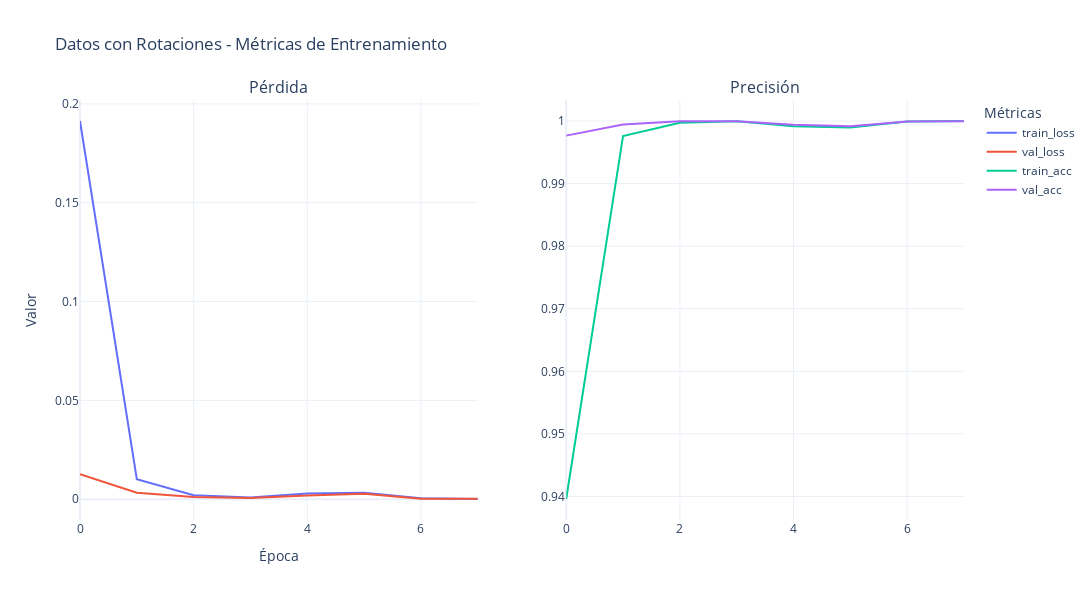

This figure's notebook cell:
### Markdown cell above
### c)

Genere una versión del **dataset train** como en b) y repita el entrenamiento y prueba del punto a) con los datasets modificados.

### Code cell
from scipy.ndimage import rotate
import numpy as np
from tensorflow.keras.models import Sequential
from tensorflow.keras.layers import Conv2D, MaxPooling2D, Flatten, Dense, Input, LeakyReLU
from tensorflow.keras import optimizers, callbacks
from plotly.subplots import make_subplots
import plotly.graph_objects as go
from sklearn.model_selection import train_test_split

def generar_datos_rotados(x_data, y_data, min_grados=-45, max_grados=45, num_rotaciones=5):
    """
    Genera nuevas imágenes rotadas aleatoriamente
    
    Args:
        x_data: imágenes originales
        y_data: etiquetas originales
        min_grados: mínimo grado de rotación
        max_grados: máximo grado de rotación
        num_rotaciones: cantidad de rotaciones por imagen
    
    Returns:
        x_augmented, y_augmented: datos aumentados con rotaciones
    """
    x_rotated = []
    y_rotated = []
    
    print(f"Generando {num_rotaciones} rotaciones por imagen...")
    
    for i, (img, label) in enumerate(zip(x_data, y_data)):
        # Agregar imagen original
        x_rotated.append(img)
        y_rotated.append(label)
        
        # Generar rotaciones aleatorias
        for _ in range(num_rotaciones):
            angulo = np.random.uniform(min_grados, max_grados)
            img_rotada = rotate(img, angulo, reshape=False, mode='reflect')
            x_rotated.append(img_rotada)
            y_rotated.append(label)
        
        if i % 100 == 0:
            print(f"\rProcesando imagen {i+1}/{len(x_data)}", end="")
    
    print(f"\nDatos aumentados: {len(x_rotated)} imágenes (original: {len(x_data)})")
    
    return np.array(x_rotated), np.array(y_rotated)

# 2. Generar datos rotados
print("\n=== GENERANDO DATOS ROTADOS ===")
x_train_rotado, y_train_rotado = generar_datos_rotados(
    x_train, y_train, 
    min_grados=-45, max_grados=45, 
    num_rotaciones=5
)

# 3. Entrenar con datos rotados
print("\n=== ENTRENAMIENTO CON DATOS ROTADOS ===")
model_rotado, history_rotado = entrenar_modelo_cnn(
    x_train_rotado, y_train_rotado, x_test, y_test,
    titulo="Datos con Rotaciones"
)

# 4. Comparar rendimiento con rotaciones en test
print("\n=== COMPARACIÓN CON ROTACIONES EN TEST ===")
efectividades_orig = []
efectividades_rot = []
grados_test = []

for i in range(10):
    grados = -45 + i * 10
    x_test_rot = np.array([rotate(img, grados, reshape=False, mode='reflect') for img in x_test])
    
    # Evaluar ambos modelos
    pred_orig = model_original.evaluate(x_test_rot, y_test, verbose=0)
    pred_rot = model_rotado.evaluate(x_test_rot, y_test, verbose=0)
    
    efectividades_orig.append(pred_orig[1] * 100)
    efectividades_rot.append(pred_rot[1] * 100)
    grados_test.append(grados)
    
    print(f"Rotación {grados:3d}° - Original: {pred_orig[1]*100:.2f}%, Rotado: {pred_rot[1]*100:.2f}%")

# Gráfico comparativo
import matplotlib.pyplot as plt
plt.figure(figsize=(12, 6))
plt.plot(grados_test, efectividades_orig, 'b-o', label='Modelo Original', linewidth=2)
plt.plot(grados_test, efectividades_rot, 'r-s', label='Modelo con Rotaciones', linewidth=2)
plt.title('Comparación de Robustez a Rotaciones')
plt.xlabel('Grados de Rotación')
plt.ylabel('Efectividad (%)')
plt.legend()
plt.grid(True, alpha=0.3)
plt.show()

### Figure 1 — Plotly figure (JSON) as saved in the notebook; plotly's stock layout.template omitted (floating-point values rounded to 4 significant figures)
{"data": [{"mode": "lines", "name": "train_loss", "type": "scatter", "xaxis": "x", "y": [0.1914, 0.01014, 0.002046, 0.0008089, 0.002879, 0.003246, 0.0004959, 0.0001019], "yaxis": "y"}, {"mode": "lines", "name": "val_loss", "type": "scatter", "xaxis": "x", "y": [0.01262, 0.003284, 0.001164, 0.000636, 0.001851, 0.002817, 0.0002644, 0.0002233], "yaxis": "y"}, {"mode": "lines", "name": "train_acc", "type": "scatter", "xaxis": "x2", "y": [0.9396, 0.9976, 0.9997, 0.9999, 0.9992, 0.999, 0.9999, 1], "yaxis": "y2"}, {"mode": "lines", "name": "val_acc", "type": "scatter", "xaxis": "x2", "y": [0.9977, 0.9994, 1.0, 1.0, 0.9994, 0.9992, 0.9999, 1.0], "yaxis": "y2"}], "layout": {"annotations": [{"font": {"size": 16}, "showarrow": false, "text": "Pérdida", "x": 0.225, "xanchor": "center", "xref": "paper", "y": 1, "yanchor": "bottom", "yref": "paper"}, {"font": {"size": 16}, "showarrow": false, "text": "Precisión", "x": 0.775, "xanchor": "center", "xref": "paper", "y": 1, "yanchor": "bottom", "yref": "paper"}], "height": 600, "legend": {"title": {"text": "Métricas"}}, "title": {"text": "Datos con Rotaciones - Métricas de Entrenamiento"}, "width": 1200, "xaxis": {"anchor": "y", "domain": [0, 0.45], "title": {"text": "Época"}}, "xaxis2": {"anchor": "y2", "domain": [0.55, 1]}, "yaxis": {"anchor": "x", "domain": [0, 1], "title": {"text": "Valor"}}, "yaxis2": {"anchor": "x2", "domain": [0, 1]}}}
